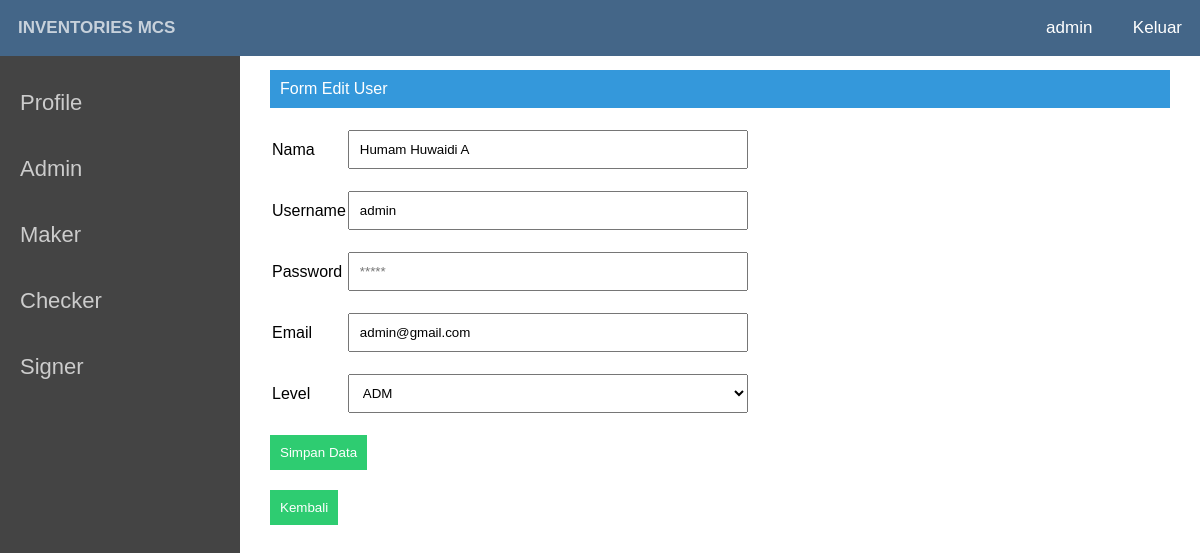
The page /edit_user.php?id=33 (signed in) on the database its author committed.
### tables this page shows
CREATE TABLE `user` (
  `id` int(11) NOT NULL,
  `nama` varchar(50) NOT NULL,
  `username` varchar(50) NOT NULL,
  `password` varchar(200) NOT NULL,
  `email` varchar(100) NOT NULL,
  `level` varchar(50) NOT NULL
);

### edit_user.php (the view, shortened to what this page needs)
<html>
<head>
</head>
<link rel="stylesheet" type="text/css" href="asset/style.css">
<body>
		<nav>
			<ul class="kiri">
			<li><a href="">Inventories MCS</a></li>
			</ul>
			<ul class="kanan">
			<li><a href="profile.php"><?php echo $_SESSION['username']; ?></a>
				<a href="logut.php"> Keluar </a></li>
			</ul>
		</nav>
		<div class="sidebar">
			<ul>
			<li><a href="profile.php">Profile</a></li>
			<li><a href="user.php">Admin</a></li>
			<li><a href="admin_maker.php">Maker</a></li>
			<li><a href="admin_checker.php">Checker</a></li>
			<li><a href="admin_signer.php">Signer</a></li>
			</ul>
		</div>
<?php
	include 'db.php';
	$id_user = $_GET['id'];
	$data = mysqli_query($connect, "SELECT * FROM user WHERE id='$id_user'");
	while($d = mysqli_fetch_array($data)){
?>
<div class="main">
	<div class="isimain">
			<span class="span">Form Edit User</span>
				<form action="" method="POST">
<table>
				<tr>
					<td>Nama</td>
					<td> <input type="text" name="nama" value="<?php echo $d['nama']; ?>" required autofocus><br></td>
				</tr>
				<tr>
					<td>Username</td>
					<td><input type="text" name="username" value="<?php echo $d['username']; ?>" required autofocus><br></td>
				</tr>
				<tr>
					<td>Password</td>
					<td><input type="text" name="password" placeholder="*****" required autofocus><br></td>
				</tr>
				<tr>
					<td>Email</td>
					<td><input type="text" name="email" value="<?php echo $d['email']; ?>" required autofocus><br></td>
				</tr>
				<tr>
					<td>Level</td>
                    <td><select name="level" required autofocus>
                    		<option><?php echo $d['level']; ?></option>
                    	</select>
                    </td>
				</tr>
			</table>
					<input type="submit" name="submit" value="Simpan Data"><br>
				</form>
				<form action="user.php" method=POST>
					<input type="submit" value="Kembali">
				</form>
				<?php
				}
			 ?>
	</div>
</div>
</body>
</html>

### asset/style.css (style rules this page uses)
* { margin:0;padding:0;font-family:arial }
nav { width: 100%; background: #468; position: fixed; z-index: 999; }
.kiri { float:left; width: 500px; }
.kiri a { font-weight:bold }
.kanan { float:right }
nav .kanan li { list-style:none;display:inline }
nav ul li a { font-size:17px; }
nav .kanan li a { display:inline-block;padding:18px;color:#fff; }
nav .kiri li a { display:inline-block;padding:18px;color:#fff;text-transform:uppercase }
a { text-decoration:none }
.sidebar { width:20%;background:#444;position:fixed;height:100%;padding-top:70px;overflow:hidden;float:left }
.sidebar ul li { list-style:none; }
.sidebar ul li a { padding:20px;width:100%;color:#ccc;display:block;transition:0.4s }
.main { float:right;width:80%; }
.span { background:#3498db;color:#fff;padding:10px;display:inherit;margin-bottom:10px; }
.isimain { padding:70px 30px 30px 30px; }
input[type=text],select,textarea { width:400px;margin:10px 0 10px 0;padding:10px;resize:none }
input[type=date],select,textarea { width:400px;margin:10px 0 10px 0;padding:10px;resize:none }
input[type=submit] { margin:10px 0 10px 0;outline:0;background:#2ecc71;color:#fff;border:0;padding:10px;cursor:pointer }
a { text-decoration: none; font-size: 22px; color: black; }

### rows shown on the page
user: nama "Humam Huwaidi A", username "admin", email "admin@gmail.com", level "ADM"

### other values the page prints
$_SESSION['username'] "admin"
